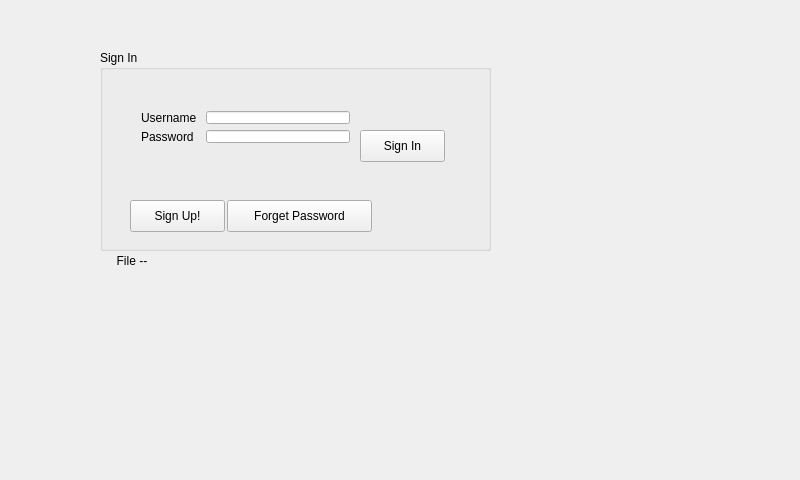
<?xml version="1.0" encoding="UTF-8"?>
<ui version="4.0">
 <class>Login</class>
 <widget class="QMainWindow" name="Login">
  <property name="geometry">
   <rect>
    <x>0</x>
    <y>0</y>
    <width>800</width>
    <height>480</height>
   </rect>
  </property>
  <property name="windowTitle">
   <string>Login</string>
  </property>
  <widget class="QWidget" name="centralWidget">
   <widget class="QGroupBox" name="SignInBox">
    <property name="geometry">
     <rect>
      <x>100</x>
      <y>50</y>
      <width>391</width>
      <height>201</height>
     </rect>
    </property>
    <property name="title">
     <string>Sign In</string>
    </property>
    <widget class="QPushButton" name="BtnForget">
     <property name="geometry">
      <rect>
       <x>127</x>
       <y>150</y>
       <width>145</width>
       <height>32</height>
      </rect>
     </property>
     <property name="text">
      <string>Forget Password</string>
     </property>
    </widget>
    <widget class="QPushButton" name="BtnSignUp">
     <property name="geometry">
      <rect>
       <x>30</x>
       <y>150</y>
       <width>95</width>
       <height>32</height>
      </rect>
     </property>
     <property name="text">
      <string>Sign Up!</string>
     </property>
    </widget>
    <widget class="QPushButton" name="BtnSignIn">
     <property name="geometry">
      <rect>
       <x>260</x>
       <y>80</y>
       <width>85</width>
       <height>32</height>
      </rect>
     </property>
     <property name="text">
      <string>Sign In</string>
     </property>
    </widget>
    <widget class="QWidget" name="layoutWidget">
     <property name="geometry">
      <rect>
       <x>30</x>
       <y>50</y>
       <width>231</width>
       <height>54</height>
      </rect>
     </property>
     <layout class="QFormLayout" name="TextLayer">
      <item row="0" column="0">
       <widget class="QLabel" name="LabelUsername">
        <property name="text">
         <string>Username </string>
        </property>
       </widget>
      </item>
      <item row="0" column="1">
       <widget class="QLineEdit" name="EditUsername"/>
      </item>
      <item row="1" column="0">
       <widget class="QLabel" name="LabelPassword">
        <property name="text">
         <string>Password</string>
        </property>
       </widget>
      </item>
      <item row="1" column="1">
       <widget class="QLineEdit" name="EditPassword"/>
      </item>
     </layout>
    </widget>
   </widget>
   <widget class="QLabel" name="indicator">
    <property name="geometry">
     <rect>
      <x>100</x>
      <y>250</y>
      <width>121</width>
      <height>21</height>
     </rect>
    </property>
    <property name="text">
     <string>     File -- </string>
    </property>
   </widget>
  </widget>
 </widget>
 <layoutdefault spacing="6" margin="11"/>
 <resources/>
 <connections/>
</ui>
